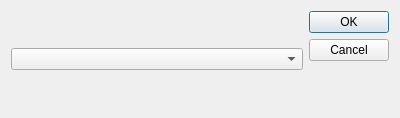
<?xml version="1.0" encoding="UTF-8"?>
<ui version="4.0">
 <class>MuteDialog</class>
 <widget class="QDialog" name="MuteDialog">
  <property name="geometry">
   <rect>
    <x>0</x>
    <y>0</y>
    <width>400</width>
    <height>118</height>
   </rect>
  </property>
  <property name="windowTitle">
   <string>Select a Period of Time</string>
  </property>
  <layout class="QHBoxLayout" name="horizontalLayout">
   <item>
    <widget class="QComboBox" name="comboBox"/>
   </item>
   <item>
    <widget class="QDialogButtonBox" name="buttonBox">
     <property name="orientation">
      <enum>Qt::Vertical</enum>
     </property>
     <property name="standardButtons">
      <set>QDialogButtonBox::Cancel|QDialogButtonBox::Ok</set>
     </property>
    </widget>
   </item>
  </layout>
 </widget>
 <resources/>
 <connections>
  <connection>
   <sender>buttonBox</sender>
   <signal>accepted()</signal>
   <receiver>MuteDialog</receiver>
   <slot>accept()</slot>
   <hints>
    <hint type="sourcelabel">
     <x>248</x>
     <y>254</y>
    </hint>
    <hint type="destinationlabel">
     <x>157</x>
     <y>274</y>
    </hint>
   </hints>
  </connection>
  <connection>
   <sender>buttonBox</sender>
   <signal>rejected()</signal>
   <receiver>MuteDialog</receiver>
   <slot>reject()</slot>
   <hints>
    <hint type="sourcelabel">
     <x>316</x>
     <y>260</y>
    </hint>
    <hint type="destinationlabel">
     <x>286</x>
     <y>274</y>
    </hint>
   </hints>
  </connection>
 </connections>
</ui>
